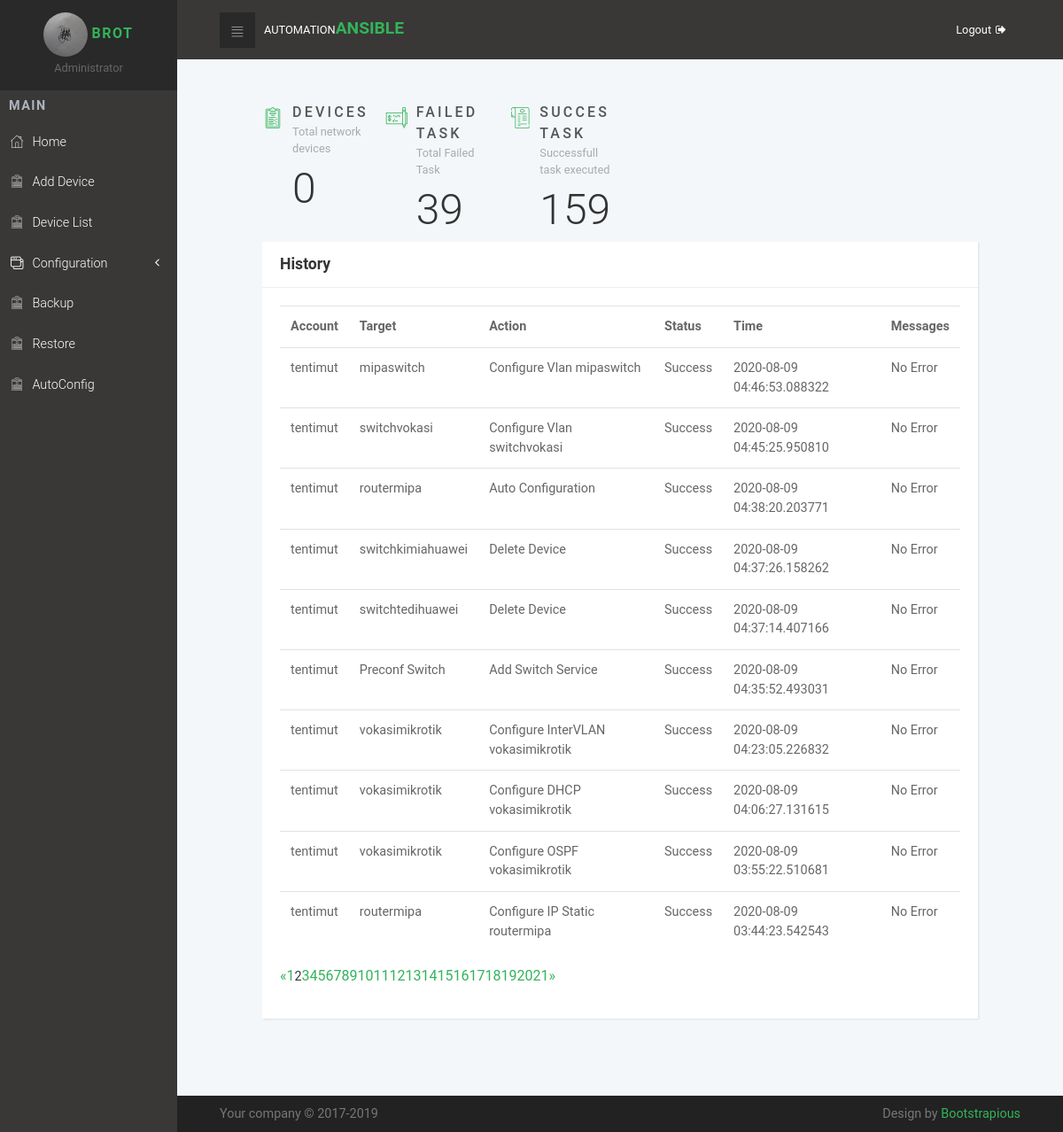
The app's page /?page=2 (signed in), older data.
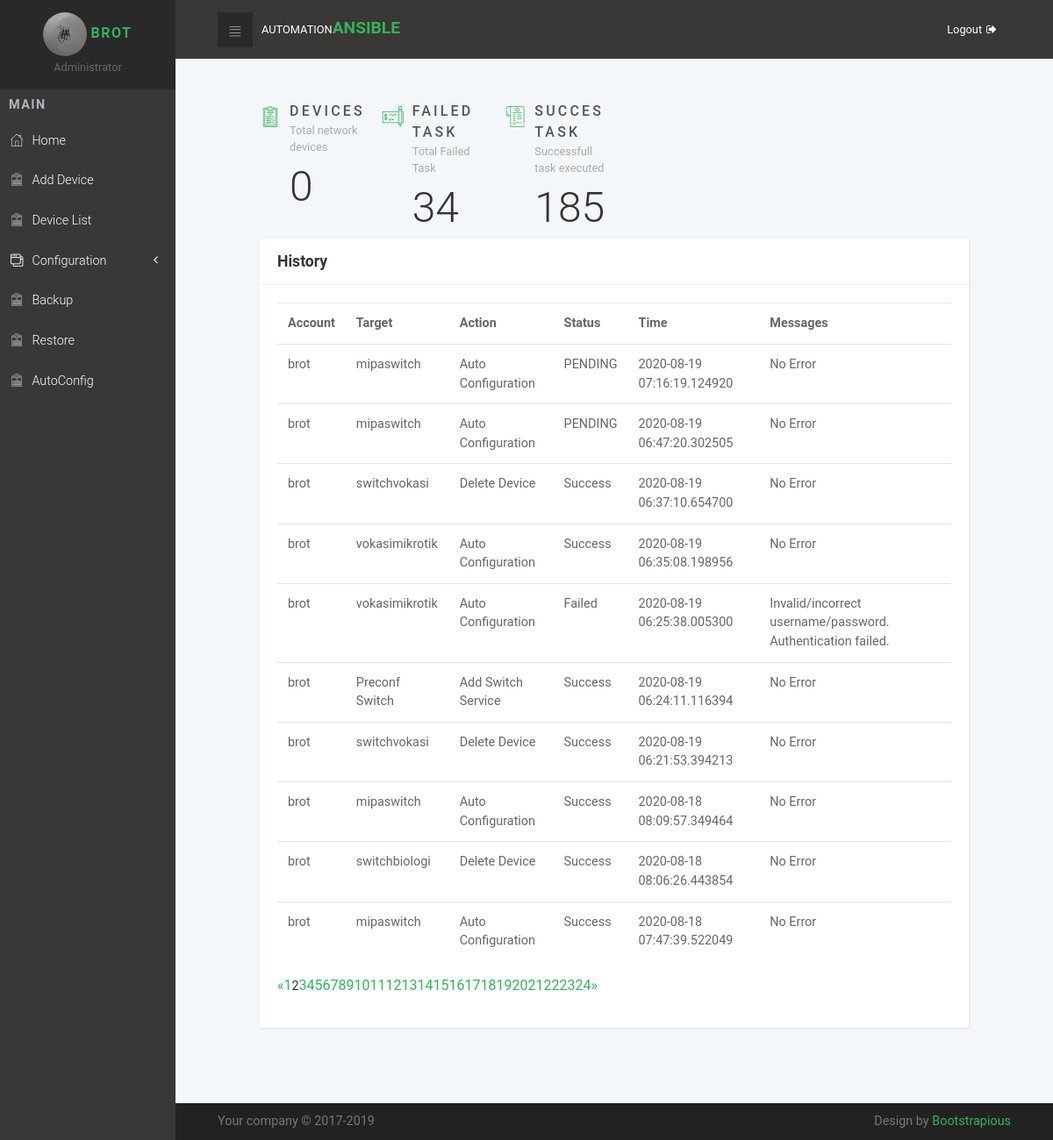
The same page, newer data.
### Automation/models.py (models this page shows, shortened)
class log(models.Model):
    account = models.CharField(max_length=255, default="")
    targetss = models.CharField(max_length=255, default="")
    action = models.CharField(max_length=255, default="")
    status = models.CharField(max_length=255, default="")
    time = models.CharField(max_length=255, default="")
    messages = models.CharField(max_length=255, default="")

### Automation/views.py (the view)
# urls.py: path('', views.home, name='Ansible-home'),
@login_required
def home(request):
    all_device = AnsibleNetworkHost.objects.all()
    failure = log.objects.all().filter(status='Failed')
    successful = log.objects.all().filter(status='Success')
    logs = log.objects.all().order_by('-time')
    coba = request.GET.get('page', 1)
    paginator = Paginator(logs, 10)
    try:
        pages = paginator.page(coba)
    except PageNotAnInteger:
        pages = paginator.page(1)
    except EmptyPage:
        pages = paginator.page(paginator.num_pages)
    context = {
        'all_device': len(all_device),
        'failure': len(failure),
        'successful': len(successful),
        'pages': pages
    }
    return render(request, 'ansibleweb/home.html', context)

### Automation/templates/ansibleweb/home.html
{% extends "ansibleweb/base.html" %}
{% block content %}
<section class="dashboard-counts section-padding">
    <div class="container-fluid dashboard-content">
      <div class="row">
        <div class="col-xl-2 col-md-4 col-6">
          <div class="wrapper count-title d-flex">
            <div class="icon"><i class="icon-padnote"></i></div>
            <div class="name"><strong class="text-uppercase" href="{% url 'device' %}">Devices</strong><span>Total network devices</span>
              <div class="count-number">{{ all_device }}</div>
            </div>
          </div>
        </div>
        <div class="col-xl-2 col-md-4 col-6">
          <div class="wrapper count-title d-flex">
            <div class="icon"><i class="icon-check"></i></div>
            <div class="name"><strong class="text-uppercase">Failed Task</strong><span>Total Failed Task</span>
              <div class="count-number">{{ failure }}</div>
            </div>
          </div>
        </div>
        <div class="col-xl-2 col-md-4 col-6">
          <div class="wrapper count-title d-flex">
            <div class="icon"><i class="icon-bill"></i></div>
            <div class="name"><strong class="text-uppercase">Succes Task</strong><span>Successfull task executed</span>
              <div class="count-number">{{ successful }}</div>
            </div>
          </div>
        </div>
      </div>
      <div class="row d-flex align-items-md-stretch">
        <div class="col-xl-12 col-lg-12 col-md-12 col-sm-12 col-12">
            <div class="card">
                <div class="card-header d-flex align-items-center">
                    <h4>History</h4>
                </div>
                <div class="card-body">
                   <table class="table">
                       <tr>
                           <th>Account</th>
                           <th>Target</th>
                           <th>Action</th>
                           <th>Status</th>
                           <th>Time</th>
                           <th>Messages</th>
                       </tr>
                       {% for page in pages %}
                            <tr>
                                <td>{{ page.account }}</td>
                                <td>{{ page.targetss }}</td>
                                <td>{{ page.action }}</td>
                                <td>{{ page.status }} </td>
                                <td>{{ page.time }}</td>
                                <td>{{ page.messages }}</td>
                            </tr>
                        {% endfor %}
                   </table>
                   <ul class="pagination align-items-center">
                     {% if pages.has_previous %}
                       <li><a href="?page={{ pages.previous_page_number }}">«</a></li>
                     {% else %}
                       <li class="disabled"><span>«</span></li>
                     {% endif %}
                     {% for i in pages.paginator.page_range %}
                       {% if pages.number == i %}
                         <li class="active"><span>{{ i }} <span class="sr-only">(current)</span></span></li>
                       {% else %}
                         <li><a href="?page={{ i }}">{{ i }}</a></li>
                       {% endif %}
                     {% endfor %}
                     {% if pages.has_next %}
                       <li><a href="?page={{ pages.next_page_number }}">»</a></li>
                     {% else %}
                       <li class="disabled"><span>»</span></li>
                     {% endif %}
                   </ul>
                </div>
            </div>
        </div>
      </div>
    </div>
  </section>
{% endblock content %}

Row changes from the older to the newer data that the page shows:
removed log: account "tentimut", targetss "mipaswitch", action "Configure Vlan mipaswitch", status "Success", time "2020-08-09 04:46:53.088322", messages "No Error"
no longer on this page (row unchanged): log: account "tentimut", targetss "switchvokasi", action "Configure Vlan switchvokasi", status "Success", time "2020-08-09 04:45:25.950810", messages "No Error"
no longer on this page (row unchanged): log: account "tentimut", targetss "routermipa", action "Auto Configuration", status "Success", time "2020-08-09 04:38:20.203771", messages "No Error"
no longer on this page (row unchanged): log: account "tentimut", targetss "switchkimiahuawei", action "Delete Device", status "Success", time "2020-08-09 04:37:26.158262", messages "No Error"
no longer on this page (row unchanged): log: account "tentimut", targetss "switchtedihuawei", action "Delete Device", status "Success", time "2020-08-09 04:37:14.407166", messages "No Error"
no longer on this page (row unchanged): log: account "tentimut", targetss "Preconf Switch", action "Add Switch Service", status "Success", time "2020-08-09 04:35:52.493031", messages "No Error"
no longer on this page (row unchanged): log: account "tentimut", targetss "vokasimikrotik", action "Configure InterVLAN vokasimikrotik", status "Success", time "2020-08-09 04:23:05.226832", messages "No Error"
no longer on this page (row unchanged): log: account "tentimut", targetss "vokasimikrotik", action "Configure DHCP vokasimikrotik", status "Success", time "2020-08-09 04:06:27.131615", messages "No Error"
no longer on this page (row unchanged): log: account "tentimut", targetss "vokasimikrotik", action "Configure OSPF vokasimikrotik", status "Success", time "2020-08-09 03:55:22.510681", messages "No Error"
no longer on this page (row unchanged): log: account "tentimut", targetss "routermipa", action "Configure IP Static routermipa", status "Success", time "2020-08-09 03:44:23.542543", messages "No Error"
added log: account "brot", targetss "mipaswitch", action "Auto Configuration", status "PENDING", time "2020-08-19 07:16:19.124920", messages "No Error"
added log: account "brot", targetss "mipaswitch", action "Auto Configuration", status "PENDING", time "2020-08-19 06:47:20.302505", messages "No Error"
added log: account "brot", targetss "switchvokasi", action "Delete Device", status "Success", time "2020-08-19 06:37:10.654700", messages "No Error"
added log: account "brot", targetss "vokasimikrotik", action "Auto Configuration", status "Success", time "2020-08-19 06:35:08.198956", messages "No Error"
added log: account "brot", targetss "vokasimikrotik", action "Auto Configuration", status "Failed", time "2020-08-19 06:25:38.005300", messages "Invalid/incorrect username/password. Authentication failed."
added log: account "brot", targetss "Preconf Switch", action "Add Switch Service", status "Success", time "2020-08-19 06:24:11.116394", messages "No Error"
added log: account "brot", targetss "switchvokasi", action "Delete Device", status "Success", time "2020-08-19 06:21:53.394213", messages "No Error"
added log: account "brot", targetss "mipaswitch", action "Auto Configuration", status "Success", time "2020-08-18 08:09:57.349464", messages "No Error"
added log: account "brot", targetss "switchbiologi", action "Delete Device", status "Success", time "2020-08-18 08:06:26.443854", messages "No Error"
added log: account "brot", targetss "mipaswitch", action "Auto Configuration", status "Success", time "2020-08-18 07:47:39.522049", messages "No Error"
Text that changed along with them:
{{ failure }}: "39" → "34"
{{ successful }}: "159" → "185"
new list line: "22"
new list line: "23"
new list line: "24"
